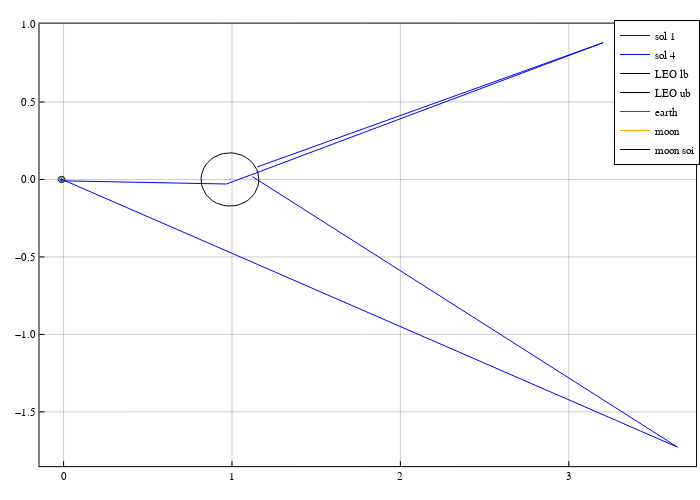

The notebook cell saved with this chart:
### Code cell
svf_ = zeros(Float64, 1, 7)
params = [param3b.mu2, param3b.mus, 0.0, param3b.as, param3b.oms, 0.0, 0.0, 0.0, 0.0, 0.0]
tspan = [0, -tof_bck]

prob = ODEProblem(R3BP.rhs_bcr4bp_thrust!, svf_, tspan, params)
# sol_bck = solve(prob_bck, Tsit5(), reltol=1e-12, abstol=1e-12);

## make ensemble problems
function prob_func(prob, i, repeat)
    print("\rproblem # $i")
    remake(prob, u0=grids[i][5], p=[param3b.mu2, param3b.mus, grids[i][4], param3b.as, param3b.oms, 0.0, 0.0, 0.0, 0.0, 0.0])
end

ensemble_prob = EnsembleProblem(prob, prob_func=prob_func)
sim = solve(ensemble_prob, Tsit5(), EnsembleThreads(), trajectories=length(grids),
            callback=cbs, reltol=1e-12, abstol=1e-12,
            save_everystep=false);


## data extraction and make csv
# make dataframe
entries = ["id", "phi0", "epsr", "epsv", "thetaf", "ra", "rp", "dt1", "dt2", "x_ra", "x_rp", "tof", "lfb"]
df = DataFrame([ name =>[] for name in entries])

pcart = plot(size=(700,500), frame_style=:box, aspect_ratio=:equal, grid=0.4)

id = 1
# extract the ensemble simulation
for (idx,sol) in enumerate(sim)
    global lfb_count = 0
    
    ϕ0 = grids[idx][1]
    ϵr = grids[idx][2]
    ϵv = grids[idx][3]
    θf = grids[idx][4]
    
    
    if sol.retcode == :Terminated
#         println(periapsis_cond(sol.u[end], 0.0, 0.0))
        if ~isnan(periapsis_cond(sol.u[end], 0.0, 0.0))  # == true
            t_vec = -sol.t[:]
            rp = sqrt(sol.u[end][1]^2 + sol.u[end][2]^2 + sol[end][3]^2)
            x_rp = sol.u[end]
            
            # find apoapsis
            r_vec = sqrt.((Array(sol)[1,:] .- [param3b.mu2]).^2+Array(sol)[2,:].^2+Array(sol)[3,:].^2)
            ra, id_ra = findmax(r_vec)
            x_ra = sol.u[id_ra]
            dt_ra = - sol.t[id_ra]
            dt_rp = -sol.t[end] - dt_ra 
            
            # flag: lunar flyby? 
            rm_vec = sqrt.((Array(sol)[1,:] .- [1-param3b.mu2]).^2+Array(sol)[2,:].^2+Array(sol)[3,:].^2)
            id_lfb = findall(rm_vec .< (66000 / param3b.lstar) .&& t_vec .> (10*86400/param3b.tstar))
            
            if ~isempty(id_lfb)
#                 println("there might be a perilune")
                for k in id_lfb
                    if ~isnan(perilune_cond(sol.u[k], sol.t[k], 0.0))
                        global lfb_count += 1
                    end
                end    
            end

            
            tof = -sol.t[end]
            push!(df, [id, ϕ0, ϵr, ϵv, θf, rp, ra, dt_ra, dt_rp, x_ra, x_rp, tof, lfb_count])
            println("idx $idx is a success!")
            plot!(pcart, Array(sol)[1,:], Array(sol)[2,:], color=:blue, linewidth=1.0, label="sol $idx", linestyle=:solid)
#             println(sol.u, sol.t)
            global id += 1
        end
    end
end

# print(df)
CSV.write("grid_search2.csv", df)

moon = plot_circle(1738/param3b.lstar, 1-param3b.mu2, 0.0)
earth = plot_circle(6375/param3b.lstar, -param3b.mu2, 0.0)
moon_soi = plot_circle(66000/param3b.lstar, 1-param3b.mu2, 0.0)
leo_lb = plot_circle((2000)/param3b.lstar, -param3b.mu2, 0.0)
leo_ub = plot_circle((6375+1500)/param3b.lstar, -param3b.mu2, 0.0)
plot!(pcart, leo_lb[1,:], leo_lb[2,:], c=:black, lw=1.0, label="LEO lb")
plot!(pcart, leo_ub[1,:], leo_ub[2,:], c=:black, lw=1.0, label="LEO ub")
plot!(pcart, earth[1,:], earth[2,:], c=:green, lw=1.0, label="earth")
plot!(pcart, moon[1,:], moon[2,:], c=:orange, lw=1.0, label="moon")
plot!(pcart, moon_soi[1,:], moon_soi[2,:], c=:black, lw=1.0, label="moon soi")

pcart

### Figure 1 — Plotly figure (JSON) as saved in the notebook; plotly's stock layout.template omitted (floating-point values rounded to 4 significant figures)
{"data": [{"colorbar": {"title": ""}, "legendgroup": "sol 1", "line": {"color": "rgba(0, 0, 255, 1.000)", "dash": "solid", "shape": "linear", "width": 1}, "mode": "lines", "name": "sol 1", "showlegend": true, "type": "scatter", "x": [1.149, 3.204, 0.9676, -0.02168, -0.02168], "xaxis": "x", "y": [0.08057, 0.883, -0.02922, -0.008375, -0.008375], "yaxis": "y", "zmax": null, "zmin": null}, {"colorbar": {"title": ""}, "legendgroup": "sol 4", "line": {"color": "rgba(0, 0, 255, 1.000)", "dash": "solid", "shape": "linear", "width": 1}, "mode": "lines", "name": "sol 4", "showlegend": true, "type": "scatter", "x": [1.123, 3.645, -0.01711, -0.01711], "xaxis": "x", "y": [0.01777, -1.727, 0.004335, 0.004335], "yaxis": "y", "zmax": null, "zmin": null}, {"colorbar": {"title": ""}, "legendgroup": "LEO lb", "line": {"color": "rgba(0, 0, 0, 1.000)", "dash": "solid", "shape": "linear", "width": 1}, "mode": "lines", "name": "LEO lb", "showlegend": true, "type": "scatter", "x": [-0.006952, -0.006995, -0.007122, -0.007332, -0.007621, -0.007985, -0.008416, -0.00891, -0.009456, -0.01005, -0.01067, -0.01132, -0.01198, -0.01265, -0.01331, -0.01395, -0.01455, -0.01512, -0.01565, -0.01611, -0.01651, -0.01683, -0.01708, -0.01725, -0.01734, -0.01734, -0.01725, -0.01708, -0.01683, -0.01651, -0.01611, -0.01565, -0.01512, -0.01455, -0.01395, -0.01331, -0.01265, -0.01198, -0.01132, -0.01067, -0.01005, -0.009456, -0.00891, -0.008416, -0.007985, -0.007621, -0.007332, -0.007122, -0.006995, -0.006952], "xaxis": "x", "y": [0, 0.0006647, 0.001319, 0.001951, 0.002551, 0.003109, 0.003616, 0.004064, 0.004445, 0.004753, 0.004983, 0.005132, 0.005196, 0.005174, 0.005068, 0.004878, 0.004609, 0.004263, 0.003848, 0.00337, 0.002836, 0.002255, 0.001638, 0.0009937, 0.0003331, -0.0003331, -0.0009937, -0.001638, -0.002255, -0.002836, -0.00337, -0.003848, -0.004263, -0.004609, -0.004878, -0.005068, -0.005174, -0.005196, -0.005132, -0.004983, -0.004753, -0.004445, -0.004064, -0.003616, -0.003109, -0.002551, -0.001951, -0.001319, -0.0006647, -1.273e-18], "yaxis": "y", "zmax": null, "zmin": null}, {"colorbar": {"title": ""}, "legendgroup": "LEO ub", "line": {"color": "rgba(0, 0, 0, 1.000)", "dash": "solid", "shape": "linear", "width": 1}, "mode": "lines", "name": "LEO ub", "showlegend": true, "type": "scatter", "x": [0.008317, 0.008149, 0.007648, 0.006821, 0.005684, 0.004253, 0.002553, 0.000611, -0.00154, -0.003866, -0.006327, -0.008884, -0.01149, -0.01412, -0.01671, -0.01922, -0.02162, -0.02386, -0.02591, -0.02774, -0.0293, -0.03059, -0.03158, -0.03224, -0.03258, -0.03258, -0.03224, -0.03158, -0.03059, -0.0293, -0.02774, -0.02591, -0.02386, -0.02162, -0.01922, -0.01671, -0.01412, -0.01149, -0.008884, -0.006327, -0.003866, -0.00154, 0.000611, 0.002553, 0.004253, 0.005684, 0.006821, 0.007648, 0.008149, 0.008317], "xaxis": "x", "y": [0, 0.002617, 0.005192, 0.007681, 0.01004, 0.01224, 0.01424, 0.016, 0.0175, 0.01872, 0.01962, 0.02021, 0.02046, 0.02037, 0.01995, 0.01921, 0.01815, 0.01679, 0.01515, 0.01327, 0.01117, 0.008881, 0.00645, 0.003913, 0.001311, -0.001311, -0.003913, -0.00645, -0.008881, -0.01117, -0.01327, -0.01515, -0.01679, -0.01815, -0.01921, -0.01995, -0.02037, -0.02046, -0.02021, -0.01962, -0.01872, -0.0175, -0.016, -0.01424, -0.01224, -0.01004, -0.007681, -0.005192, -0.002617, -5.013e-18], "yaxis": "y", "zmax": null, "zmin": null}, {"colorbar": {"title": ""}, "legendgroup": "earth", "line": {"color": "rgba(0, 128, 0, 1.000)", "dash": "solid", "shape": "linear", "width": 1}, "mode": "lines", "name": "earth", "showlegend": true, "type": "scatter", "x": [0.004419, 0.004283, 0.003877, 0.003208, 0.002287, 0.001128, -0.0002481, -0.00182, -0.003561, -0.005444, -0.007436, -0.009506, -0.01162, -0.01374, -0.01584, -0.01787, -0.01981, -0.02163, -0.02329, -0.02477, -0.02604, -0.02708, -0.02788, -0.02841, -0.02869, -0.02869, -0.02841, -0.02788, -0.02708, -0.02604, -0.02477, -0.02329, -0.02163, -0.01981, -0.01787, -0.01584, -0.01374, -0.01162, -0.009506, -0.007436, -0.005444, -0.003561, -0.00182, -0.0002481, 0.001128, 0.002287, 0.003208, 0.003877, 0.004283, 0.004419], "xaxis": "x", "y": [0, 0.002119, 0.004203, 0.006218, 0.008131, 0.00991, 0.01153, 0.01295, 0.01417, 0.01515, 0.01588, 0.01636, 0.01656, 0.01649, 0.01615, 0.01555, 0.01469, 0.01359, 0.01227, 0.01074, 0.009039, 0.007189, 0.005221, 0.003167, 0.001062, -0.001062, -0.003167, -0.005221, -0.007189, -0.009039, -0.01074, -0.01227, -0.01359, -0.01469, -0.01555, -0.01615, -0.01649, -0.01656, -0.01636, -0.01588, -0.01515, -0.01417, -0.01295, -0.01153, -0.00991, -0.008131, -0.006218, -0.004203, -0.002119, -4.058e-18], "yaxis": "y", "zmax": null, "zmin": null}, {"colorbar": {"title": ""}, "legendgroup": "moon", "line": {"color": "rgba(255, 165, 0, 1.000)", "dash": "solid", "shape": "linear", "width": 1}, "mode": "lines", "name": "moon", "showlegend": true, "type": "scatter", "x": [0.9924, 0.9923, 0.9922, 0.992, 0.9918, 0.9915, 0.9911, 0.9907, 0.9902, 0.9897, 0.9891, 0.9886, 0.988, 0.9874, 0.9868, 0.9863, 0.9858, 0.9853, 0.9848, 0.9844, 0.9841, 0.9838, 0.9836, 0.9834, 0.9833, 0.9833, 0.9834, 0.9836, 0.9838, 0.9841, 0.9844, 0.9848, 0.9853, 0.9858, 0.9863, 0.9868, 0.9874, 0.988, 0.9886, 0.9891, 0.9897, 0.9902, 0.9907, 0.9911, 0.9915, 0.9918, 0.992, 0.9922, 0.9923, 0.9924], "xaxis": "x", "y": [0, 0.0005777, 0.001146, 0.001695, 0.002217, 0.002702, 0.003143, 0.003532, 0.003863, 0.004131, 0.004331, 0.004459, 0.004515, 0.004496, 0.004404, 0.004239, 0.004005, 0.003705, 0.003344, 0.002928, 0.002464, 0.00196, 0.001423, 0.0008635, 0.0002894, -0.0002894, -0.0008635, -0.001423, -0.00196, -0.002464, -0.002928, -0.003344, -0.003705, -0.004005, -0.004239, -0.004404, -0.004496, -0.004515, -0.004459, -0.004331, -0.004131, -0.003863, -0.003532, -0.003143, -0.002702, -0.002217, -0.001695, -0.001146, -0.0005777, -1.106e-18], "yaxis": "y", "zmax": null, "zmin": null}, {"colorbar": {"title": ""}, "legendgroup": "moon soi", "line": {"color": "rgba(0, 0, 0, 1.000)", "dash": "solid", "shape": "linear", "width": 1}, "mode": "lines", "name": "moon soi", "showlegend": true, "type": "scatter", "x": [1.159, 1.158, 1.154, 1.147, 1.137, 1.125, 1.111, 1.095, 1.077, 1.057, 1.037, 1.015, 0.9933, 0.9714, 0.9497, 0.9286, 0.9085, 0.8897, 0.8725, 0.8572, 0.8441, 0.8333, 0.825, 0.8195, 0.8167, 0.8167, 0.8195, 0.825, 0.8333, 0.8441, 0.8572, 0.8725, 0.8897, 0.9085, 0.9286, 0.9497, 0.9714, 0.9933, 1.015, 1.037, 1.057, 1.077, 1.095, 1.111, 1.125, 1.137, 1.147, 1.154, 1.158, 1.159], "xaxis": "x", "y": [0, 0.02194, 0.04351, 0.06437, 0.08418, 0.1026, 0.1193, 0.1341, 0.1467, 0.1569, 0.1645, 0.1693, 0.1715, 0.1707, 0.1672, 0.161, 0.1521, 0.1407, 0.127, 0.1112, 0.09358, 0.07443, 0.05405, 0.03279, 0.01099, -0.01099, -0.03279, -0.05405, -0.07443, -0.09358, -0.1112, -0.127, -0.1407, -0.1521, -0.161, -0.1672, -0.1707, -0.1715, -0.1693, -0.1645, -0.1569, -0.1467, -0.1341, -0.1193, -0.1026, -0.08418, -0.06437, -0.04351, -0.02194, -4.202e-17], "yaxis": "y", "zmax": null, "zmin": null}], "layout": {"annotations": [], "height": 500, "legend": {"bgcolor": "rgba(255, 255, 255, 1.000)", "bordercolor": "rgba(0, 0, 0, 1.000)", "borderwidth": 1, "font": {"color": "rgba(0, 0, 0, 1.000)", "family": "sans-serif", "size": 11}, "title": {"font": {"color": "rgba(0, 0, 0, 1.000)", "family": "sans-serif", "size": 15}, "text": ""}, "tracegroupgap": 0, "traceorder": "normal", "x": 1, "xanchor": "auto", "y": 1, "yanchor": "auto"}, "margin": {"b": 20, "l": 0, "r": 0, "t": 20}, "paper_bgcolor": "rgba(255, 255, 255, 1.000)", "plot_bgcolor": "rgba(255, 255, 255, 1.000)", "showlegend": true, "width": 700, "xaxis": {"anchor": "y", "domain": [0.05642, 0.9944], "gridcolor": "rgba(0, 0, 0, 0.400)", "gridwidth": 0.5, "linecolor": "rgba(0, 0, 0, 1.000)", "mirror": true, "range": [-0.1429, 3.756], "showgrid": true, "showline": true, "showticklabels": true, "tickangle": 0, "tickcolor": "rgb(0, 0, 0)", "tickfont": {"color": "rgba(0, 0, 0, 1.000)", "family": "sans-serif", "size": 11}, "tickmode": "array", "ticks": "inside", "ticktext": ["0", "1", "2", "3"], "tickvals": [0, 1, 2, 3], "title": "", "titlefont": {"color": "rgba(0, 0, 0, 1.000)", "family": "sans-serif", "size": 15}, "type": "-", "visible": true, "zeroline": false, "zerolinecolor": "rgba(0, 0, 0, 1.000)"}, "yaxis": {"anchor": "x", "domain": [0.0301, 0.9921], "gridcolor": "rgba(0, 0, 0, 0.400)", "gridwidth": 0.5, "linecolor": "rgba(0, 0, 0, 1.000)", "mirror": true, "range": [-1.85, 1.006], "showgrid": true, "showline": true, "showticklabels": true, "tickangle": 0, "tickcolor": "rgb(0, 0, 0)", "tickfont": {"color": "rgba(0, 0, 0, 1.000)", "family": "sans-serif", "size": 11}, "tickmode": "array", "ticks": "inside", "ticktext": ["−1.5", "−1.0", "−0.5", "0.0", "0.5", "1.0"], "tickvals": [-1.5, -1, -0.5, 0, 0.5, 1], "title": "", "titlefont": {"color": "rgba(0, 0, 0, 1.000)", "family": "sans-serif", "size": 15}, "type": "-", "visible": true, "zeroline": false, "zerolinecolor": "rgba(0, 0, 0, 1.000)"}}}
